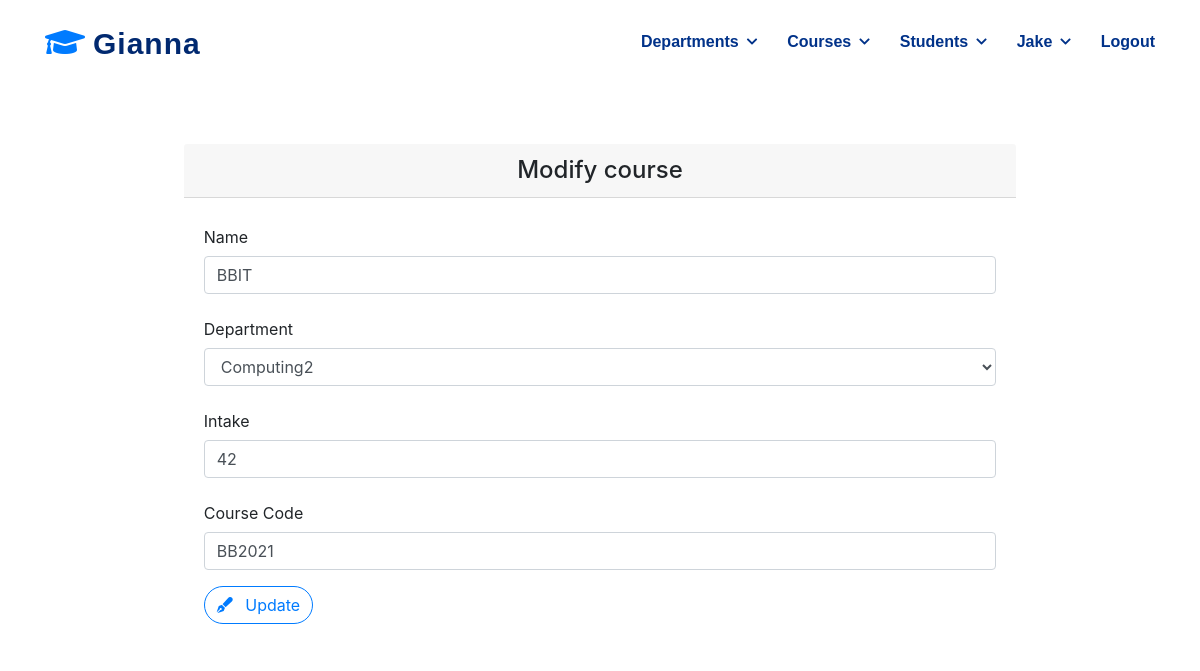
Page /core/course/update/1/ (signed in) on the committed database.
### core/models.py (models this page shows, shortened)
class User(AbstractUser):
    power = models.ForeignKey(Power, null=True, blank=True, on_delete=models.SET_NULL)
    pass

class Course(models.Model):
    name = models.CharField(max_length=20)
    department = models.ForeignKey(Department, null=True, blank=True, on_delete=models.SET_NULL)
    intake = models.IntegerField()
    created = models.DateField(auto_now_add=True)
    code = models.CharField(max_length=6)

### core/views.py (the view)
# urls.py: path('course/update/<int:pk>/', CourseUpdateView.as_view(), name='course-update'),
class CourseUpdateView(LoginRequiredMixin,SuccessMessageMixin, generic.UpdateView):
    form_class = CourseForm
    template_name = 'core/course_mod.html'
    success_url = reverse_lazy('core:course-list')
    success_message = 'Course updated successfully'
    queryset = Course.objects.all()
    def get_context_data(self, **kwargs):
        context = super().get_context_data(**kwargs)
        context['title'] = 'Modify course'
        context['saveBtn'] = 'Update'
        return context

### core/forms.py
class CourseForm(forms.ModelForm):
    class Meta:
        model = Course
        exclude = ['created']
        fields = '__all__'

### core/models.py (called while the page is built)
    def __str__(self):
        return self.name

### core/templates/core/course_mod.html (shortened to what this page needs)
{% extends 'base.html' %}
{% load widget_tweaks %}
{% block content %}
<section>
    <div class="container">
        <div class="card border-0 mx-auto w-75">
            <h4 class="card-header text-center">{{ title }}</h4>
            <div class="card-body">
                <form method="POST" role="form">
                    <div class="row">
                        <div class="col-md-12">
                            <div class="form-group">
                                <label class="col-form-label">{{ form.name.label }}</label>
                                {% render_field form.name class="form-control" placeholder="Course Name" %}
                            </div>
                            <div class="form-group">
                                <label class="col-form-label">{{ form.department.label }}</label>
                                {% render_field form.department class="form-control" %}
                            </div>
                            <div class="form-group">
                                <label class="col-form-label">{{ form.intake.label }}</label>
                                {% render_field form.intake class="form-control" placeholder="Intake" type="number" %}
                            </div>
                            <div class="form-group">
                                <label class="col-form-label">Course {{ form.code.label }}</label>
                                {% render_field form.code class="form-control" placeholder="Course Unique Code" %}
                            </div>
                        </div>
                    </div>
                    <button type="submit" class="btn btn-outline-primary btn-common"><i class="fa fa-pen-fancy mr-2"></i> {{ saveBtn }}</button>
                </form>
            </div>
        </div>
    </div>
</section>
{% endblock content %}

### templates/navbar.html (shortened to what this page needs)
<header class="header">
    <div class="container-fluid container-xl d-flex align-items-center justify-content-between">
        <a href="{% url 'home' %}" class="logo d-flex align-items-center">
            <i class="fa fa-graduation-cap fa-2x mr-2"></i>
            <span>Gianna</span>
        </a>
        <nav class="navbar">
            <ul>
                {% if request.user.is_authenticated %}
                    <li class="dropdown"><a href="#"><span>Departments</span> </a>
                    </li>
                    <li class="dropdown"><a href="#"><span>Courses</span> </a>
                    </li>
                    <li class="dropdown"><a href="#"><span>Students</span> </a>
                    </li>
                    <li class="dropdown"><a href="#"><span>{{ request.user.username }}</span> </a>
                    </li>
                    <li>
                        <a class="nav-link" href="{% url 'logout' %}">Logout</a>
                    </li>
                {% endif %}
            </ul>
        </nav>
    </div>
</header>

### static/misc/css/custom.css (style rules this page uses)
.header { transition: all .5s; z-index: 997; padding: 20px 0; }
.header .logo { line-height: 0; }
.header .logo span { font-size: 30px; font-weight: 700; letter-spacing: 1px; color: #012970; font-family: 'Lucida Sans', 'Lucida Sans Regular', 'Lucida Grande', 'Lucida Sans Unicode', Geneva, Verdana, sans-serif; margin-top: 3px; }
.navbar { padding: 0; }
.navbar ul { margin: 0; padding: 0; display: flex; list-style: none; align-items: center; }
.navbar li { position: relative; }
.navbar a { display: flex; align-items: center; justify-content: space-between; padding: 10px 0 10px 30px; font-family: 'Lucida Sans', 'Lucida Sans Regular', 'Lucida Grande', 'Lucida Sans Unicode', Geneva, Verdana, sans-serif; font-size: 16px; font-weight: 700; color: #013289; white-space: nowrap; transition: .3s; }
section { margin: 0%; }
.btn-common { border-radius: 32px; }

### rows in the picture
User: user.username "Jake"
Course: name "BBIT", department "Computing2", intake "42", code "BB2021"

### other values in the picture
{{ title }} "Modify course"
{{ saveBtn }} "Update"
